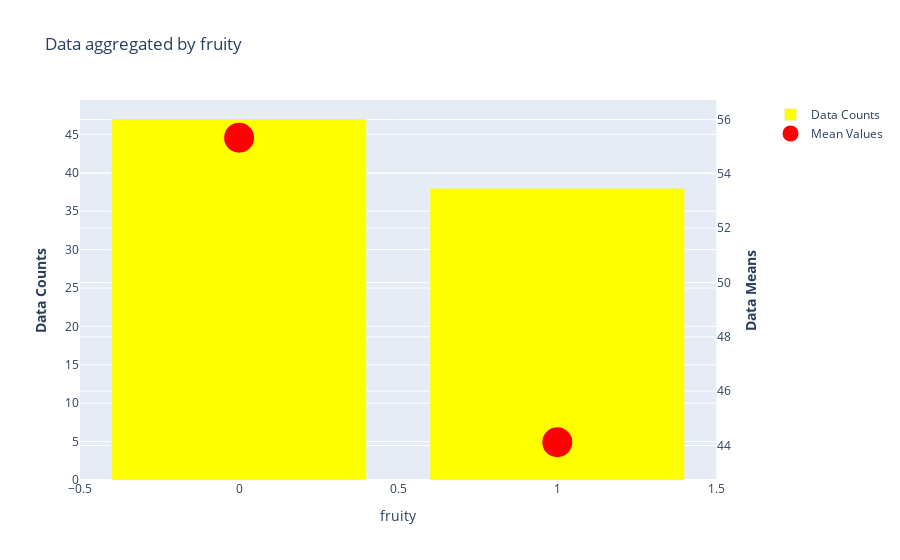

The notebook cell this image was saved under:
### Markdown cell above
Graph suggest that on average people like chocolate candies more.

### Fruity

### Code cell
plots.investigate_categoric_variable(df_candy, response, ['fruity'], ["Unknown"])

### Figure 1 — Plotly figure (JSON) as saved in the notebook; plotly's stock layout.template omitted (floating-point values rounded to 4 significant figures)
{"data": [{"marker": {"color": "yellow"}, "name": "Data Counts", "type": "bar", "x": [0, 1], "xaxis": "x", "y": [47, 38], "yaxis": "y"}, {"marker": {"color": "red", "size": 30}, "mode": "markers", "name": "Mean Values", "type": "scatter", "x": [0, 1], "xaxis": "x", "y": [55.33, 44.12], "yaxis": "y2"}], "layout": {"title": {"text": "Data aggregated by fruity"}, "xaxis": {"anchor": "y", "domain": [0, 0.94], "title": {"text": "fruity"}}, "yaxis": {"anchor": "x", "domain": [0, 1], "title": {"text": "<b>Data Counts</b>"}}, "yaxis2": {"anchor": "x", "overlaying": "y", "side": "right", "title": {"text": "<b>Data Means</b>"}}}}
